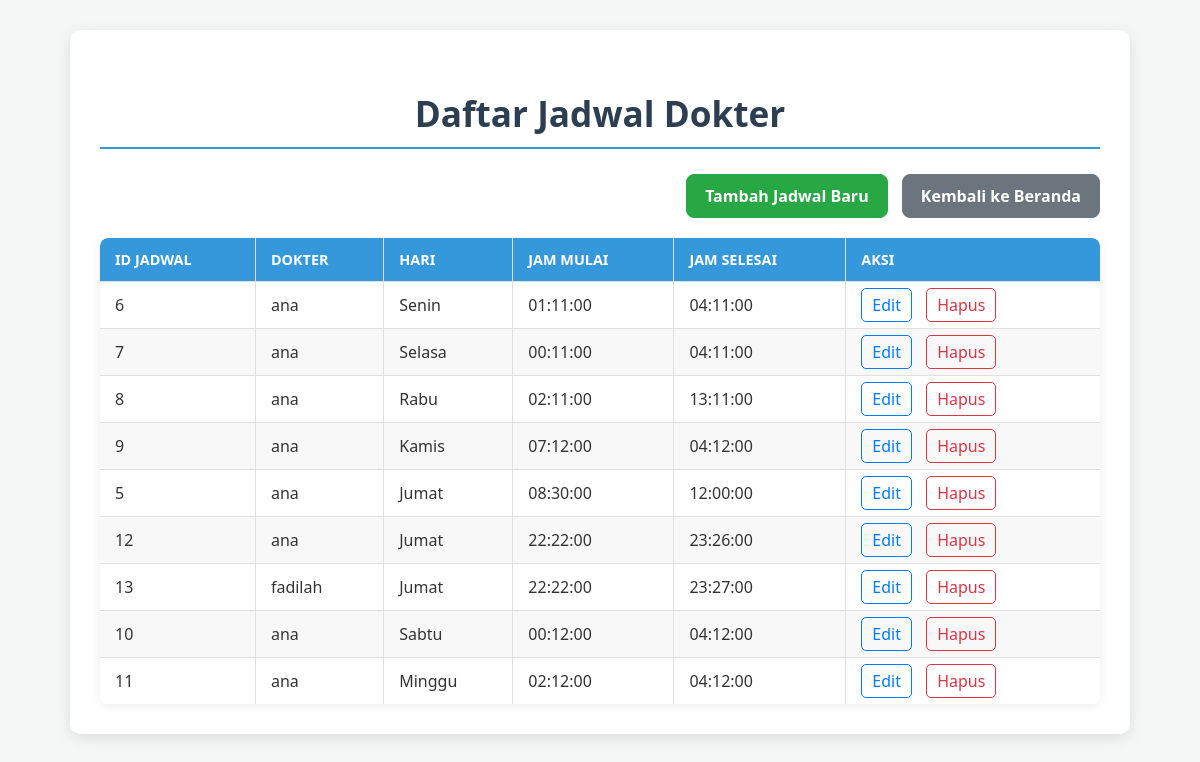
Screenshot of /jadwal/index.php with the database file from the repository.
### tables this page shows
CREATE TABLE `jadwal` (
  `id_jadwal` int(11) NOT NULL,
  `id_dokter` int(11) NOT NULL,
  `hari` enum('Senin','Selasa','Rabu','Kamis','Jumat','Sabtu','Minggu') NOT NULL,
  `jam_mulai` time NOT NULL,
  `jam_selesai` time NOT NULL
);

CREATE TABLE `dokter` (
  `id_dokter` int(11) NOT NULL,
  `nama_dokter` varchar(255) NOT NULL,
  `spesialisasi` varchar(100) DEFAULT NULL,
  `telepon` varchar(15) DEFAULT NULL
);

### jadwal/index.php (the view, shortened to what this page needs)
<?php include '../db.php'; ?>
<!DOCTYPE html>
<html>
<head>
</head>
<body>
    <div class="container">
        <h2>Daftar Jadwal Dokter</h2>
        <div class="action-buttons">
            <a href="create.php" class="add-button">Tambah Jadwal Baru</a>
            <a href="../index.php" class="back-button">Kembali ke Beranda</a>
        </div>
        <table>
            <thead>
                <tr>
                    <th>ID Jadwal</th>
                    <th>Dokter</th>
                    <th>Hari</th>
                    <th>Jam Mulai</th>
                    <th>Jam Selesai</th>
                    <th>Aksi</th>
                </tr>
            </thead>
            <tbody>
                <?php
                $result = $conn->query("
                    SELECT
                        J.id_jadwal,
                        D.nama_dokter,
                        J.hari,
                        J.jam_mulai,
                        J.jam_selesai
                    FROM
                        Jadwal AS J
                    JOIN
                        Dokter AS D ON J.id_dokter = D.id_dokter
                    ORDER BY FIELD(J.hari, 'Senin', 'Selasa', 'Rabu', 'Kamis', 'Jumat', 'Sabtu', 'Minggu'), J.jam_mulai ASC
                ");
                if ($result->num_rows > 0) {
                    while ($row = $result->fetch_assoc()):
                ?>
                <tr>
                    <td><?= $row['id_jadwal']; ?></td>
                    <td><?= htmlspecialchars($row['nama_dokter']); ?></td>
                    <td><?= htmlspecialchars($row['hari']); ?></td>
                    <td><?= htmlspecialchars($row['jam_mulai']); ?></td>
                    <td><?= htmlspecialchars($row['jam_selesai']); ?></td>
                    <td class="action-links">
                        <a href="edit.php?id=<?= $row['id_jadwal']; ?>">Edit</a>
                        <a href="delete.php?id=<?= $row['id_jadwal']; ?>" onclick="return confirm('Yakin ingin menghapus jadwal ini?')">Hapus</a>
                    </td>
                </tr>
                <?php
                    endwhile;
                } else {
                    echo "<tr><td colspan='6' style='text-align: center;'>Tidak ada data jadwal dokter.</td></tr>";
                }
                ?>
            </tbody>
        </table>
    </div>
</body>
</html>

### jadwal/index.php (style rules this page uses)
body { font-family: 'Segoe UI', Tahoma, Geneva, Verdana, sans-serif; margin: 0; padding: 0; background-color: #f4f7f6; color: #333; display: flex; justify-content: center; align-items: flex-start; min-height: 100vh; }
.container { width: 95%; max-width: 1000px; background-color: #ffffff; padding: 30px; border-radius: 10px; box-shadow: 0 4px 15px rgba(0, 0, 0, 0.1); margin-top: 30px; margin-bottom: 30px; }
h2 { text-align: center; color: #2c3e50; margin-bottom: 25px; font-size: 2.2em; border-bottom: 2px solid #3498db; padding-bottom: 10px; display: inline-block; width: 100%; }
.action-buttons { margin-bottom: 20px; text-align: right; }
.action-buttons a { text-decoration: none; color: #ffffff; font-weight: bold; padding: 10px 18px; border-radius: 8px; transition: all 0.3s ease; display: inline-block; margin-left: 10px; }
.add-button { background-color: #28a745; border: 1px solid #28a745; }
.back-button { background-color: #6c757d; border: 1px solid #6c757d; }
table { width: 100%; border-collapse: separate; border-spacing: 0; margin-top: 20px; border-radius: 8px; overflow: hidden; box-shadow: 0 2px 10px rgba(0, 0, 0, 0.08); }
th, td { padding: 12px 15px; text-align: left; border-bottom: 1px solid #e0e0e0; border-right: 1px solid #e0e0e0; }
th { background-color: #3498db; color: white; font-weight: 600; text-transform: uppercase; font-size: 0.9em; }
th:last-child, td:last-child { border-right: none; }
th:first-child { border-top-left-radius: 8px; }
th:last-child { border-top-right-radius: 8px; }
tbody tr:nth-child(even) { background-color: #f8f8f8; }
tbody tr:last-child td { border-bottom: none; }
.action-links a { margin-right: 10px; text-decoration: none; font-weight: 500; padding: 5px 10px; border-radius: 5px; transition: background-color 0.2s ease, color 0.2s ease; }
.action-links a[href*="edit.php"] { color: #007bff; border: 1px solid #007bff; }
.action-links a[href*="delete.php"] { color: #dc3545; border: 1px solid #dc3545; }

### rows the page displays
jadwal: id_jadwal "6", id_dokter.nama_dokter "ana", hari "Senin", jam_mulai "01:11:00", jam_selesai "04:11:00"
jadwal: id_jadwal "7", id_dokter.nama_dokter "ana", hari "Selasa", jam_mulai "00:11:00", jam_selesai "04:11:00"
jadwal: id_jadwal "8", id_dokter.nama_dokter "ana", hari "Rabu", jam_mulai "02:11:00", jam_selesai "13:11:00"
jadwal: id_jadwal "9", id_dokter.nama_dokter "ana", hari "Kamis", jam_mulai "07:12:00", jam_selesai "04:12:00"
jadwal: id_jadwal "5", id_dokter.nama_dokter "ana", hari "Jumat", jam_mulai "08:30:00", jam_selesai "12:00:00"
jadwal: id_jadwal "12", id_dokter.nama_dokter "ana", hari "Jumat", jam_mulai "22:22:00", jam_selesai "23:26:00"
jadwal: id_jadwal "13", id_dokter.nama_dokter "fadilah", hari "Jumat", jam_mulai "22:22:00", jam_selesai "23:27:00"
jadwal: id_jadwal "10", id_dokter.nama_dokter "ana", hari "Sabtu", jam_mulai "00:12:00", jam_selesai "04:12:00"
jadwal: id_jadwal "11", id_dokter.nama_dokter "ana", hari "Minggu", jam_mulai "02:12:00", jam_selesai "04:12:00"
